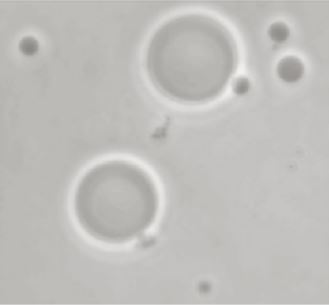
#> input picture Pattern Recognition/picture/8.5/paopao.jpg, 329 x 305 px, found by its file name
$ python 8.5.py
#> lines starting #> are read from the running program, lines starting #| are printed output that depends on the picture; after the words box and inside, x2 and y2 are one past the last pixel; in counts of white or black regions, pixels touching at a corner belong together
import cv2
from matplotlib import pyplot as plt

def global_thresholding(image_path, threshold):
    # 读取图像
#> called with threshold = 189
    img = cv2.imread(image_path, cv2.IMREAD_GRAYSCALE)  # 直接以灰度模式读取图像
#> img: shape (305, 329); min 136, max 243, mean 190.7

    # 应用全局阈值
    _, thresh_img = cv2.threshold(img, threshold, 255, cv2.THRESH_BINARY)
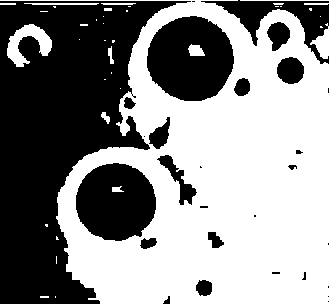
#> thresh_img: shape (305, 329); 54.7% white; 28 black regions (12 under 20 px), largest, box (x1, y1, x2, y2) and area: (0, 1, 191, 304) 29614, (147, 16, 234, 101) 5594, (76, 163, 156, 241) 4842

    # 显示原始图像和阈值处理后的图像
    plt.figure(figsize=(10, 5))
    plt.subplot(1, 2, 1)
    plt.imshow(img, cmap='gray')
    plt.title('Original Image')
    plt.axis('off')

    plt.subplot(1, 2, 2)
    plt.imshow(thresh_img, cmap='gray')
    plt.title('Thresholded Image')
    plt.axis('off')

    plt.show()
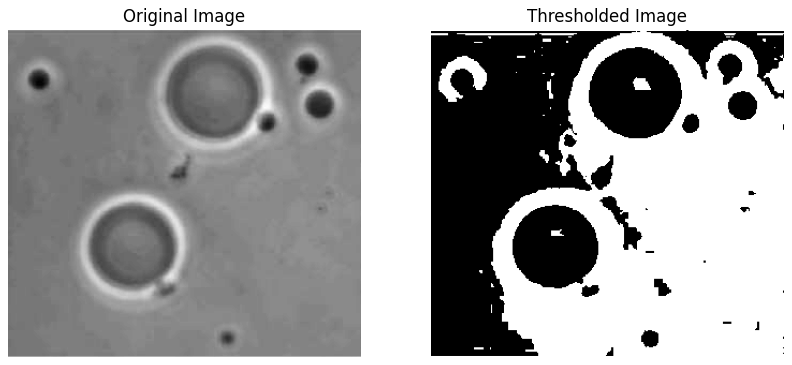
#> figure drawn by matplotlib, 2 panels

    # 返回处理后的图像
    return thresh_img

# 调用函数
image_path = 'D:\\PycharmProjects\\pythonProject\\Pattern Recognition\\picture\\8.5\\paopao.jpg'
thresholded_image = global_thresholding(image_path, 189)  # 假设阈值为127
